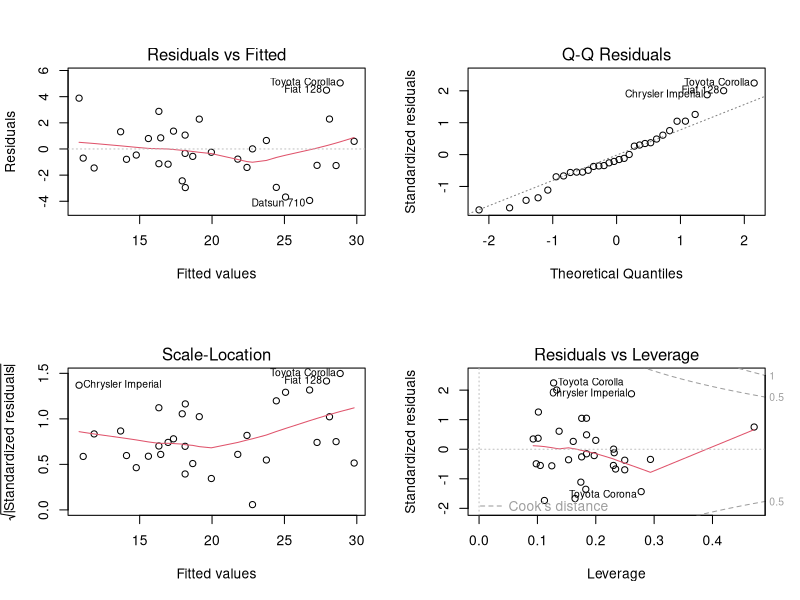
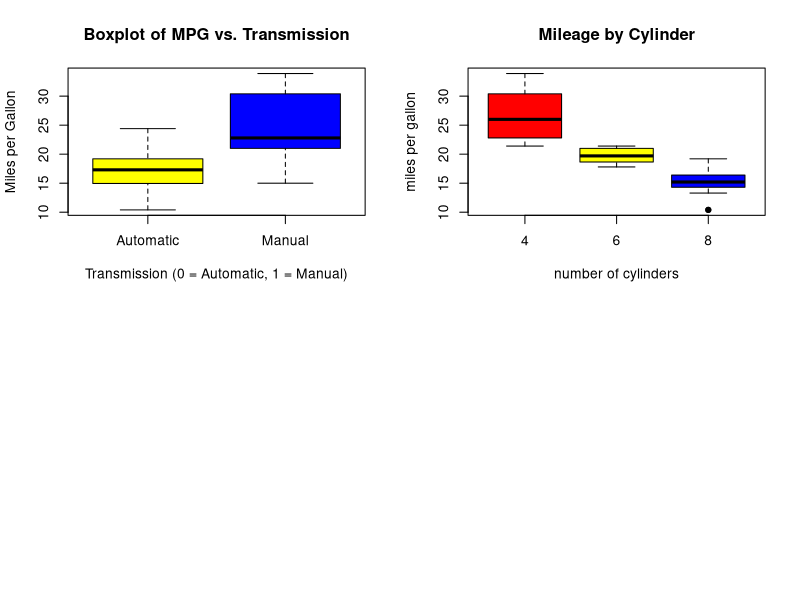
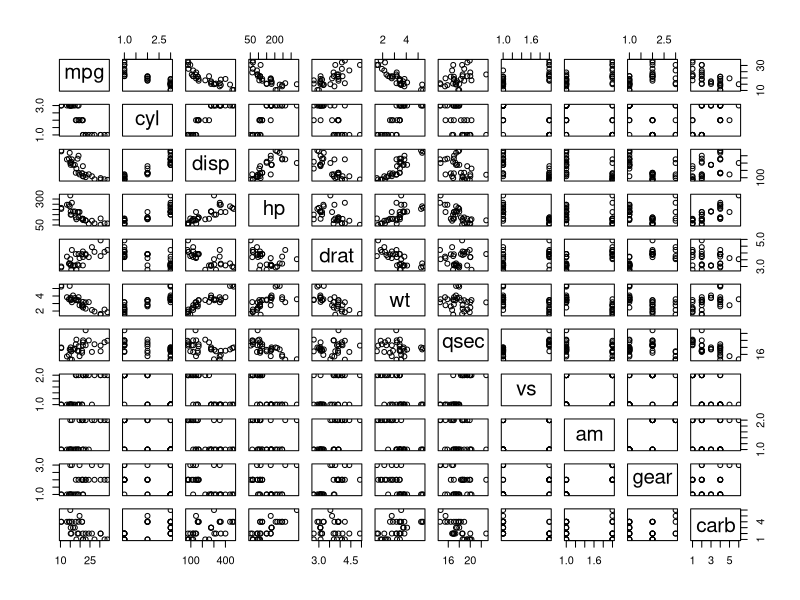

These charts were generated, in order, by the following R code:
## ---- chunk 1
knitr::opts_chunk$set(echo = TRUE)
## ---- chunk 2
library(ggplot2)
## ---- chunk 3
data(mtcars)
head(mtcars)

# Transform certain variables into factors
mtcars$cyl  <- factor(mtcars$cyl)
mtcars$vs   <- factor(mtcars$vs)
mtcars$gear <- factor(mtcars$gear)
mtcars$carb <- factor(mtcars$carb)
mtcars$am   <- factor(mtcars$am,labels=c("Automatic","Manual"))
str(mtcars)
## ---- chunk 4
firstmodel <- lm(mpg ~ ., data = mtcars)
bestmodel <- step(firstmodel, direction = "both")
## ---- chunk 5
summary(bestmodel)
## ---- chunk 6
basemodel <- lm(mpg ~ am, data = mtcars)
anova(basemodel, bestmodel)
## ---- chunk 7
par(mfrow = c(2,2))
plot(bestmodel)
## ---- chunk 8
boxplot(mpg ~ am, data=mtcars, col=(c("yellow","blue")), xlab="Transmission (0 = Automatic, 1 = Manual)", ylab="Miles per Gallon", main="Boxplot of MPG vs. Transmission")
## ---- chunk 9
boxplot(mtcars$mpg ~ mtcars$cyl, data=mtcars, outpch = 19, col=(c("red", "yellow", "blue")), ylab="miles per gallon", xlab="number of cylinders", main="Mileage by Cylinder")
## ---- chunk 10
pairs(mpg ~., mtcars)
